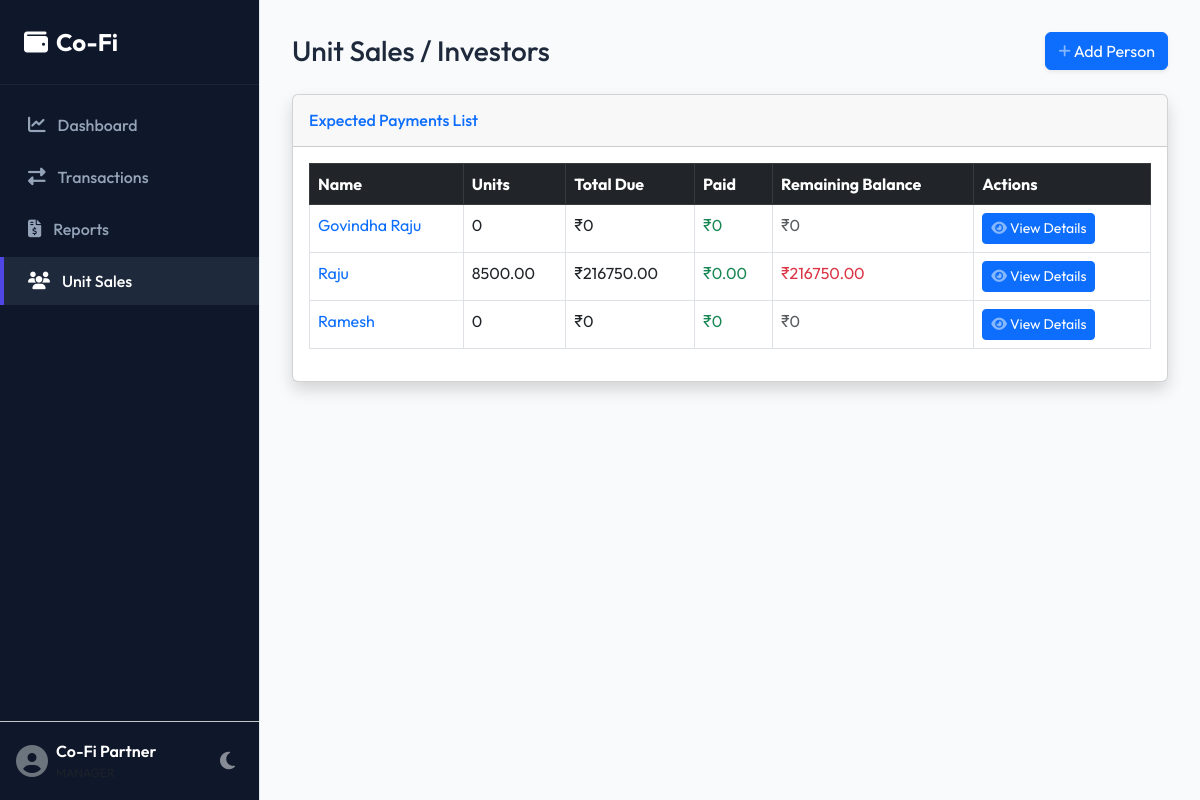
Screenshot of /unit-buyers/ with the database file from the repository.
### finance/models.py (models this page shows, shortened)
class UnitBuyer(models.Model):
    BUYER_CHOICES = [
        ('Raju', 'Raju'),
        ('Ramesh', 'Ramesh'),
        ('Govindha Raju', 'Govindha Raju'),
    ]
    name = models.CharField(max_length=150, choices=BUYER_CHOICES, unique=True)
    created_at = models.DateTimeField(auto_now_add=True)
    @property
    def total_units(self):
        return sum(t.units_added for t in self.transactions.all())
    @property
    def amount_due(self):
        return sum(t.amount_due for t in self.transactions.all())
    @property
    def amount_paid(self):
        return sum(t.amount_paid for t in self.transactions.all())
    @property
    def balance_remaining(self):
        return self.amount_due - self.amount_paid

class UnitBuyerTransaction(models.Model):
    buyer = models.ForeignKey(UnitBuyer, on_delete=models.CASCADE, related_name='transactions')
    date = models.DateField()
    units_added = models.DecimalField(max_digits=10, decimal_places=2, default=0.00, help_text="Units added in this transaction")
    amount_due = models.DecimalField(max_digits=12, decimal_places=2, default=0.00, help_text="Amount owed for this transaction")
    amount_paid = models.DecimalField(max_digits=12, decimal_places=2, default=0.00, help_text="Amount paid in this transaction")
    notes = models.TextField(blank=True)
    created_at = models.DateTimeField(auto_now_add=True)

### finance/views.py (the view)
# urls.py: path('unit-buyers/', views.unit_buyer_list, name='unit_buyers'),
def unit_buyer_list(request):
    buyers = UnitBuyer.objects.all().order_by('name')
    return render(request, 'finance/unit_buyers_list.html', {'buyers': buyers})

### finance/templates/finance/unit_buyers_list.html
{% extends 'finance/base.html' %}
{% block content %}
<div class="d-flex justify-content-between align-items-center mb-4">
    <h2 class="h3 mb-0 text-gray-800">Unit Sales / Investors</h2>
    <a href="{% url 'unit_buyer_create' %}" class="btn btn-primary shadow-sm">
        <i class="fas fa-plus fa-sm text-white-50"></i> Add Person
    </a>
</div>
<div class="card shadow mb-4">
    <div class="card-header py-3">
        <h6 class="m-0 font-weight-bold text-primary">Expected Payments List</h6>
    </div>
    <div class="card-body">
        <div class="table-responsive">
            <table class="table table-bordered table-hover" id="dataTable" width="100%" cellspacing="0">
                <thead class="table-dark">
                    <tr>
                        <th>Name</th>
                        <th>Units</th>
                        <th>Total Due</th>
                        <th>Paid</th>
                        <th>Remaining Balance</th>
                        <th>Actions</th>
                    </tr>
                </thead>
                <tbody>
                    {% for buyer in buyers %}
                    <tr style="cursor: pointer;" onclick="window.location='{% url 'unit_buyer_detail' buyer.pk %}'">
                        <td class="font-weight-bold text-primary">{{ buyer.name }}</td>
                        <td>{{ buyer.total_units }}</td>
                        <td>₹{{ buyer.amount_due }}</td>
                        <td class="text-success">₹{{ buyer.amount_paid }}</td>
                        <td class="{% if buyer.balance_remaining > 0 %}text-danger font-weight-bold{% else %}text-muted{% endif %}">
                            ₹{{ buyer.balance_remaining }}
                        </td>
                        <td>
                            <a href="{% url 'unit_buyer_detail' buyer.pk %}" class="btn btn-sm btn-primary btn-icon-split me-2">
                                <span class="icon text-white-50">
                                    <i class="fas fa-eye"></i>
                                </span>
                                <span class="text">View Details</span>
                            </a>
                        </td>
                    </tr>
                    {% empty %}
                    <tr>
                        <td colspan="6" class="text-center py-4">No unit buyers added yet. <a href="{% url 'unit_buyer_create' %}">Add one now</a>.</td>
                    </tr>
                    {% endfor %}
                </tbody>
            </table>
        </div>
    </div>
</div>
{% endblock %}

### finance/static/finance/style.css (style rules this page uses)
:root { --primary-color: #4f46e5; --primary-hover: #4338ca; --bg-color: #f8fafc; --card-bg: #ffffff; --text-color: #1e293b; --text-secondary: #64748b; --border-color: #e2e8f0; --sidebar-bg: #0f172a; --sidebar-text: #94a3b8; --sidebar-hover: #1e293b; --sidebar-active: #4f46e5; --shadow: 0 1px 3px 0 rgb(0 0 0 / 0.1), 0 1px 2px -1px rgb(0 0 0 / 0.1); --shadow-lg: 0 10px 15px -3px rgb(0 0 0 / 0.1), 0 4px 6px -4px rgb(0 0 0 / 0.1); }
body { font-family: 'Outfit', 'Inter', -apple-system, BlinkMacSystemFont, "Segoe UI", Roboto, sans-serif; background-color: var(--bg-color); color: var(--text-color); transition: background-color 0.3s, color 0.3s; overflow-x: hidden; }

### rows the page displays
UnitBuyer: name "Govindha Raju", total_units "0", amount_due "0", amount_paid "0", balance_remaining "0"
UnitBuyer: name "Raju", total_units "8500.00", amount_due "216750.00", amount_paid "0.00", balance_remaining "216750.00"
UnitBuyer: name "Ramesh", total_units "0", amount_due "0", amount_paid "0", balance_remaining "0"
